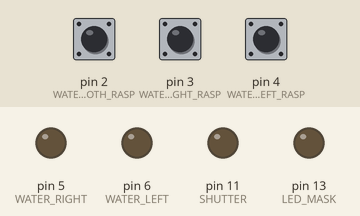
Bench run of a sketch on a simulated Arduino Uno, built with avr-gcc and run on an emulated ATmega328P. On the bench: output pins drawn as LEDs (lit = HIGH). Dashed ring = blinking. The test bench sets the inputs (shaded band); at power-on: pin 2 (WATER_BOTH_RASP) LOW, pin 3 (WATER_RIGHT_RASP) LOW, pin 4 (WATER_LEFT_RASP) LOW.

Above: at 1.2 s.
1.3 s: pin 2 (WATER_BOTH_RASP) pulled HIGH for 1 s
At 1.85 s:
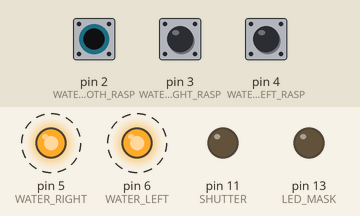
4.3 s: pin 3 (WATER_RIGHT_RASP) pulled HIGH for 3.2 s
At 7.5 s:
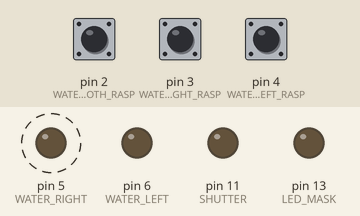
9.0 s: pin 4 (WATER_LEFT_RASP) pulled HIGH for 0.15 s
At 10.2 s:
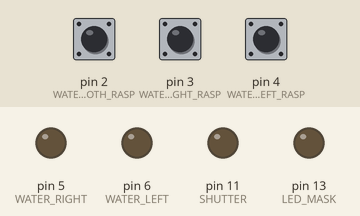
10.6 s: pin 4 (WATER_LEFT_RASP) pulled HIGH for 3.2 s
At 10.78 s:
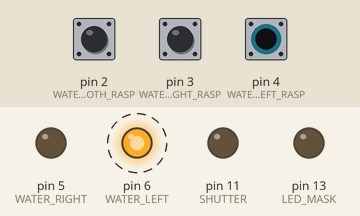
15.3 s: pin 2 (WATER_BOTH_RASP) pulled HIGH for 3.2 s
At 19.5 s:
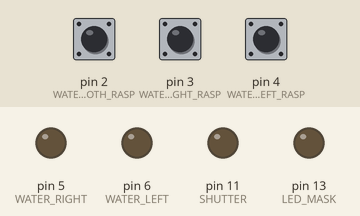
Timing chart, 0 to 21.0 s (numbered marks = the images above; inputs shaded):
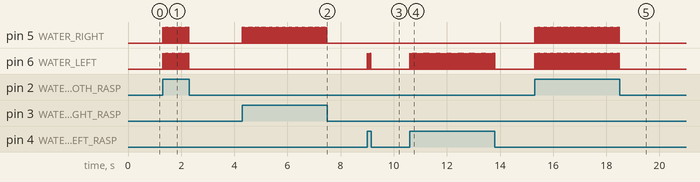

The sketch:

water.ino
```cpp
/// Code for laser stimulation triggered by
// pulse signal from raspberry pi
// should be COM4


// Variable for pins
#define SHUTTER 11
#define WATER_LEFT 6
#define WATER_RIGHT 5
#define SHUTTER_RASP 8
#define WATER_LEFT_RASP 4
#define WATER_RIGHT_RASP 3
#define WATER_BOTH_RASP 2
#define LED_MASK 13

// Customizable laser stim parameters
int pulse_dur = 1200;
int n_pulses = 1;
int pulse_isi =1;


// For how long to open the water valves for the right amount of reward
int valve_open_L_ms = 9;
int valve_open_R_ms = 11;

// State & count variables
int water_state_L;
int water_state_R;
int water_state_both;
int laser_state;
int n = 0;


void setup() {
    // setup pins:
    pinMode(SHUTTER, OUTPUT);
    pinMode(WATER_LEFT, OUTPUT);
    pinMode(WATER_RIGHT, OUTPUT);
    pinMode(LED_MASK, OUTPUT);
    pinMode(SHUTTER_RASP, INPUT);
    pinMode(WATER_RIGHT_RASP, INPUT);
    pinMode(WATER_LEFT_RASP, INPUT);
    pinMode(WATER_BOTH_RASP, INPUT);

}

void loop() {


    // Check if water ports are called and deliver water
    water_state_L =  digitalRead(WATER_LEFT_RASP);
    if (water_state_L) {
        digitalWrite(WATER_LEFT, 1);
        delay(valve_open_L_ms);
        digitalWrite(WATER_LEFT, 0);
        delay(50);
    }


    water_state_R =  digitalRead(WATER_RIGHT_RASP);
    if (water_state_R) {
        digitalWrite(WATER_RIGHT, 1);
        delay(valve_open_R_ms);
        digitalWrite(WATER_RIGHT, 0);
        delay(50);
    }

    water_state_both =  digitalRead(WATER_BOTH_RASP);
    if (water_state_both) {
        digitalWrite(WATER_RIGHT, 1);
        digitalWrite(WATER_LEFT, 1);
        delay(valve_open_R_ms);
        digitalWrite(WATER_RIGHT, 0);
        digitalWrite(WATER_LEFT, 0);
        delay(50);
    }


}
```

Measured:
- after the input at 1.3 s, pin 5 (WATER_RIGHT), pin 6 (WATER_LEFT): alternates HIGH for 0.01 s and LOW for 0.05 s, 34 changes in all, then stays LOW, starting at once
- after the input at 4.3 s, pin 5 (WATER_RIGHT): alternates HIGH for 0.01 s and LOW for 0.05 s, 106 changes in all, then stays LOW, starting at once
- after the input at 9.0 s, pin 6 (WATER_LEFT): alternates HIGH for 0.01 s and LOW for 0.05 s, 6 changes in all, then stays LOW, starting at once
- after the input at 10.6 s, pin 6 (WATER_LEFT): alternates HIGH for 0.01 s and LOW for 0.05 s, 110 changes in all, then stays LOW, starting at once
- after the input at 15.3 s, pin 5 (WATER_RIGHT), pin 6 (WATER_LEFT): alternates HIGH for 0.01 s and LOW for 0.05 s, 106 changes in all, then stays LOW, starting at once
